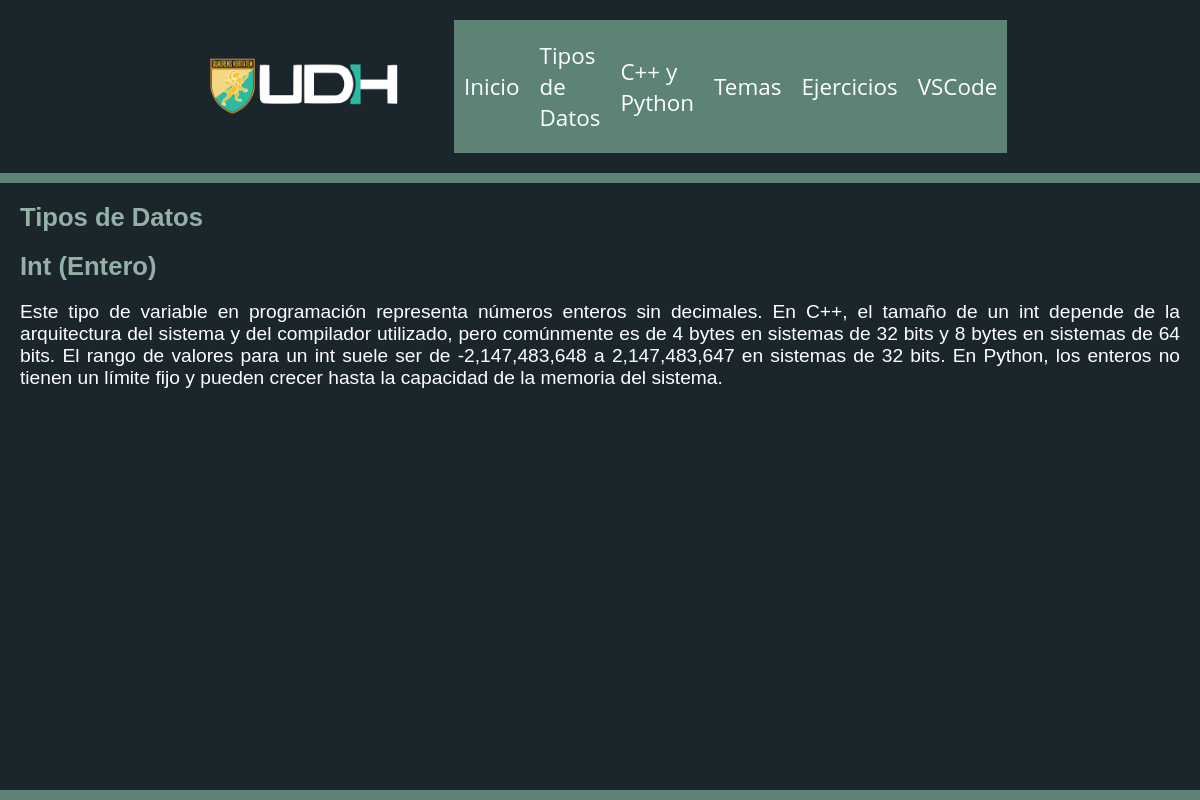
The app's page /datos/Int/ with its own data.
### exercises/models.py (models this page shows, shortened)
class Types(models.Model):
    name = models.CharField(max_length=20)
    traduc = models.CharField(max_length=25, default='traduccion')
    content = models.TextField(default='texto')

### exercises/views.py (the view)
# urls.py: path('datos/<str:type_name>/', TypeDetailView.as_view(), name='tipos_detail'),
class TypeDetailView(View):
    def get(self, request, type_name):
        type = get_object_or_404(Types, name=type_name)
        return render(request, 'type_detail.html', {'type': type})

### exercises/static/templates/type_detail.html
{% extends 'base.html' %}
{% load static %}
{% block content %}
<div class="categText">
    <h2>Tipos de Datos</h2>
    <h2>{{ type.name }} {{ type.traduc }}</h2>
    <p class="themeContext">{{ type.content }}</p>
</div>
{% endblock %}

### exercises/static/css/style.css (style rules this page uses)
* { margin: 0; padding: 0; }
body { display: flex; flex-direction: column; min-height: 100vh; background-color: #1B262C; font-family: "Open Sans", "Helvetica Neue", Helvetica, Arial, sans-serif; }
h2, h3, p { color: #FFFFFF; margin-bottom: 20px; }
h2 { font-size: 160%; font-family: 'Ubuntu', sans-serif; color: #93B1A6; }
p { font-size: 120%; font-family: 'Ubuntu', sans-serif; white-space: pre-line; text-align: justify; }

### records on screen
Types: name "Int", traduc "(Entero)", content "Este tipo de variable en programación representa números enteros sin decimales. En C++, el tamaño de un int depende de la arquitectura del sistema y del compilador utilizado, pero comúnmente es de 4 bytes en sistemas de 32 bits y 8 bytes en sistemas de 64 bits. El rango de valores para un int suele ser de -2,147,483,648 a 2,147,483,647 en sistemas de 32 bits. En Python, los enteros no tienen un límite fijo y pueden crecer hasta la capacidad de la memoria del sistema."
